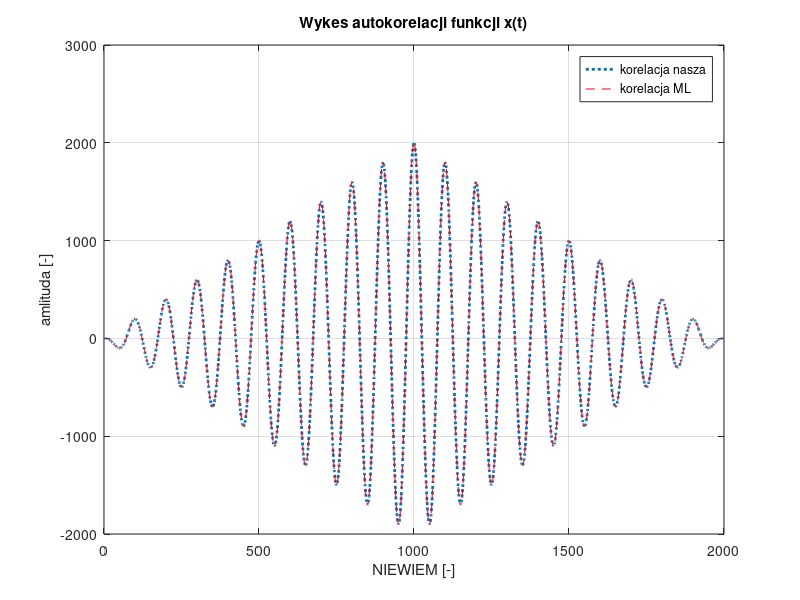

Reproduce this figure in MATLAB.
clear all


fs=1000;
N=1000;
t=[1:N]*1/fs;
x=2*sin(2*pi*10*t);

kor_ML=xcorr(x,x);


x1=horzcat(zeros(1,N), x);
x2=horzcat(x, zeros(1,N));

for k=1:(2*N-1)

        x2_mv=horzcat(zeros(1,k), x2(1:end-k));
        kor(k)=sum(x1.*x2_mv);
end


plot(kor,':','LineWidth',2)
hold on
plot(kor_ML, 'r--')
legend('korelacja nasza', 'korelacja ML')
xlabel('NIEWIEM [-]')
ylabel('amlituda [-]')
title('Wykes autokorelacji funkcji x(t)')
grid on